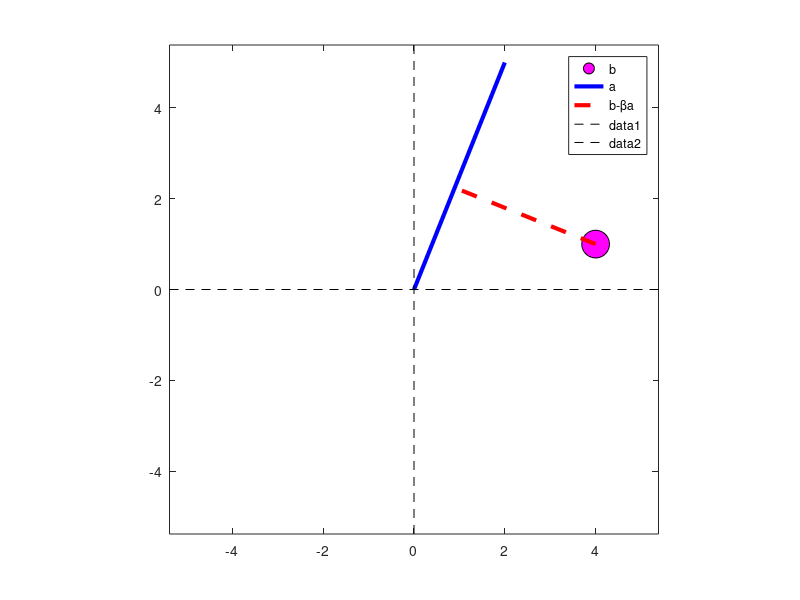
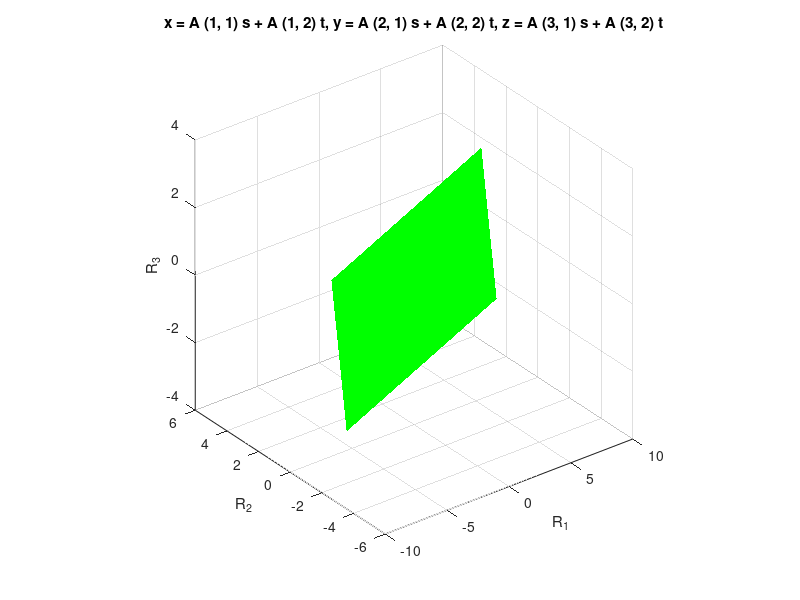

MATLAB code for these plots, in order: (Note: this script raises an error after producing the figures.)
%%
%     COURSE: Linear algebra: theory and implementation
%    SECTION: Projections and orthogonalization
%      VIDEO: Projections in R^2
% Instructor: sincxpress.com
% 
%%

% point b
b = [ 4 1 ]';

% line a
a = [ 2 5 ]';

% beta
beta = (a'*b) / (a'*a);

% draw!
figure(1), clf
plot(b(1),b(2),'ko','markerfacecolor','m','markersize',20)
hold on
plot([0 a(1)],[0 a(2)],'b','linew',3)

% now plot projection line
plot([b(1) beta*a(1)],[b(2) beta*a(2)],'r--','linew',3)

legend({'b';'a';'b-\betaa'})
axis([-1 1 -1 1]*max([norm(a) norm(b)]))
plot(get(gca,'xlim'),[0 0],'k--')
plot([0 0],get(gca,'xlim'),'k--')
axis square


%%
%     COURSE: Linear algebra: theory and implementation
%    SECTION: Projections and orthogonalization
%      VIDEO: Projections in R^N
% Instructor: sincxpress.com
% 
%%


% goal here is to solve Ax=b for x

% sizes
m = 16;
n = 10;

% vector b
b = randn(m,1);

% matrix A
A = randn(m,n);

% solution using explicit inverse
x1 = inv(A'*A) * (A'*b);

% preferred solution
x2 = (A'*A) \ (A'*b);

% also possible (version dependent)
x3 = A\b;

%% geometric perspective in R^3

m = 3;
n = 2;

% vector b
b = randn(m,1);

% matrix A
A = randn(m,n);

% solution
x = (A'*A) \ (A'*b);
Ax = A*x;

% draw the plane spanned by A
figure(2), clf
h = ezmesh( @(s,t)A(1,1)*s+A(1,2)*t , @(s,t)A(2,1)*s+A(2,2)*t , @(s,t)A(3,1)*s+A(3,2)*t , [-1 1 -1 1]*norm(x)*2);
set(h,'facecolor','g','cdata',ones(50),'EdgeColor','none')
xlabel('R_1'), ylabel('R_2'), zlabel('R_3')
axis square
grid on, rotate3d on, hold on

h(1) = fplot3( @(t)t*b(1), @(t)t*b(2), @(t)t*b(3) , [-1 1]);
h(2) = fplot3( @(t)t*Ax(1), @(t)t*Ax(2), @(t)t*Ax(3) , [-1 1]);
plot3(Ax(1),Ax(2),Ax(3),'ro','markerfacecolor','r','markersize',12)

set(h,'LineWidth',3)
title('')
legend({'C(A)';'b';'Ax'})

%%
%     COURSE: Linear algebra: theory and implementation
%    SECTION: Projections and orthogonalization
%      VIDEO: QR decomposition
% Instructor: sincxpress.com
% 
%%

%% example from the slides

A = [ 1 0;
      1 0;
      0 1];
  
% "full" QR decomposition
[Q,R] = qr(A);

% "economy" QR decompmosition
[Q,R] = qr(A,0);


%% another example

% the to-be-decomposed matrix
M = [ 1  1 -2 ; 
      3 -1  1 ];

% QR decomposition
[Q,R] = qr(M);

% notice:
R
Q'*M

% plot
figure(4), clf
colorz = 'krg';

for i=1:size(M,2)
    
    % plot original vector M
    plot([0 M(1,i)],[0 M(2,i)],colorz(i),'linew',3), hold on
    
    % plot orthogonalized vector Q
    if i<=size(Q,2)
        plot([0 Q(1,i)],[0 Q(2,i)],[colorz(i) '--'],'linew',2)
    end
    
    % plot residual vector R
    plot([0 R(1,i)],[0 R(2,i)],[colorz(i) ':'],'linew',2)
end
legend({'M_1';'Q_1';'R_1'})


axis([-1 1 -1 1]*norm(M))
axis square
grid on

%% done

% Interested in more courses? See sincxpress.com 
% Use code MXC-DISC4ALL for the lowest price for all courses.
